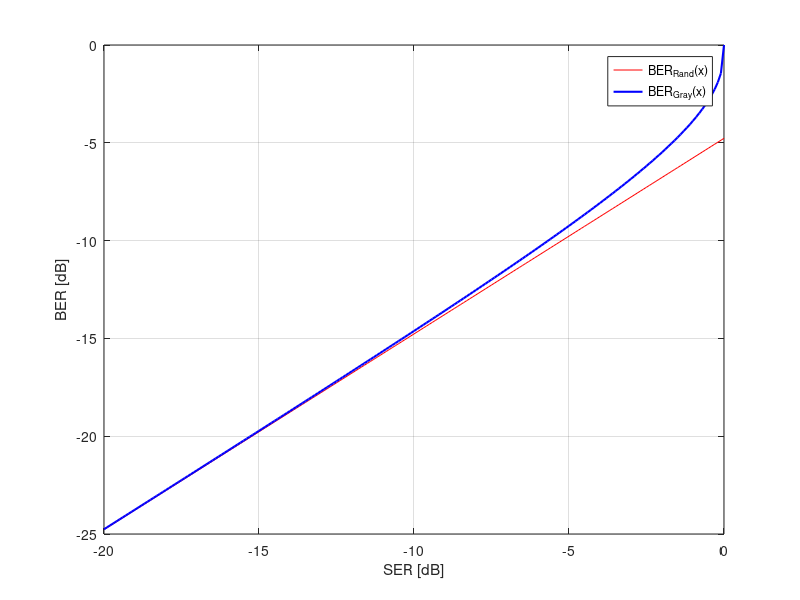

This figure's MATLAB source:
%% SER-BER with Gray Coding
% 
% Copyright 2007 Telecommunications Lab
% $Revision: 1.0 $ $Date: 2007/06/21 12:45:07 $

%%
% 
SER_dB=-20:.1:0;
SER_lin=10.^(0.1*SER_dB);
M=8;

BER=10*log10(1-(1-SER_lin).^(1/(log(M)/log(2))));
BER_gray=10*log10(1/(log(M)/log(2))*SER_lin);


plot(SER_dB,BER_gray,'r',SER_dB,BER,'b','LineWidth',1.5);
legend('BER_{Rand}(x)','BER_{Gray}(x)');
xlabel('SER [dB]');ylabel('BER [dB]')
grid on;
